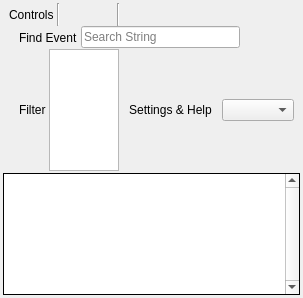
<?xml version="1.0" encoding="UTF-8"?>
<ui version="4.0">
 <class>EventBrowser</class>
 <widget class="QFrame" name="EventBrowser">
  <property name="geometry">
   <rect>
    <x>0</x>
    <y>0</y>
    <width>281</width>
    <height>298</height>
   </rect>
  </property>
  <property name="windowTitle">
   <string>Event Browser</string>
  </property>
  <layout class="QVBoxLayout" name="verticalLayout">
   <property name="spacing">
    <number>0</number>
   </property>
   <property name="leftMargin">
    <number>3</number>
   </property>
   <property name="topMargin">
    <number>3</number>
   </property>
   <property name="rightMargin">
    <number>3</number>
   </property>
   <property name="bottomMargin">
    <number>3</number>
   </property>
   <item>
    <layout class="QHBoxLayout" name="horizontalLayout">
     <property name="spacing">
      <number>3</number>
     </property>
     <property name="sizeConstraint">
      <enum>QLayout::SetDefaultConstraint</enum>
     </property>
     <property name="leftMargin">
      <number>6</number>
     </property>
     <property name="rightMargin">
      <number>6</number>
     </property>
     <item>
      <widget class="QLabel" name="label">
       <property name="sizePolicy">
        <sizepolicy hsizetype="Minimum" vsizetype="Preferred">
         <horstretch>0</horstretch>
         <verstretch>0</verstretch>
        </sizepolicy>
       </property>
       <property name="text">
        <string>Controls</string>
       </property>
      </widget>
     </item>
     <item>
      <widget class="Line" name="line_2">
       <property name="orientation">
        <enum>Qt::Vertical</enum>
       </property>
      </widget>
     </item>
     <item>
      <widget class="QToolButton" name="stepPrev">
       <property name="toolTip">
        <string>Go to Previous Action</string>
       </property>
       <property name="icon">
        <iconset resource="../Resources/resources.qrc">
         <normaloff>:/arrow_left.png</normaloff>:/arrow_left.png</iconset>
       </property>
       <property name="autoRaise">
        <bool>true</bool>
       </property>
      </widget>
     </item>
     <item>
      <widget class="QToolButton" name="stepNext">
       <property name="toolTip">
        <string>Go to Next Action</string>
       </property>
       <property name="icon">
        <iconset resource="../Resources/resources.qrc">
         <normaloff>:/arrow_right.png</normaloff>:/arrow_right.png</iconset>
       </property>
       <property name="autoRaise">
        <bool>true</bool>
       </property>
      </widget>
     </item>
     <item>
      <widget class="Line" name="line">
       <property name="orientation">
        <enum>Qt::Vertical</enum>
       </property>
      </widget>
     </item>
     <item>
      <widget class="QToolButton" name="find">
       <property name="toolTip">
        <string>Find event by string</string>
       </property>
       <property name="icon">
        <iconset resource="../Resources/resources.qrc">
         <normaloff>:/find.png</normaloff>:/find.png</iconset>
       </property>
       <property name="checkable">
        <bool>true</bool>
       </property>
       <property name="checked">
        <bool>false</bool>
       </property>
       <property name="autoRaise">
        <bool>true</bool>
       </property>
      </widget>
     </item>
     <item>
      <widget class="QToolButton" name="timeActions">
       <property name="toolTip">
        <string>Time durations for the actions</string>
       </property>
       <property name="text">
        <string/>
       </property>
       <property name="icon">
        <iconset resource="../Resources/resources.qrc">
         <normaloff>:/time.png</normaloff>:/time.png</iconset>
       </property>
       <property name="autoRaise">
        <bool>true</bool>
       </property>
      </widget>
     </item>
     <item>
      <widget class="QToolButton" name="colSelect">
       <property name="toolTip">
        <string>Select visible columns</string>
       </property>
       <property name="icon">
        <iconset resource="../Resources/resources.qrc">
         <normaloff>:/timeline_marker.png</normaloff>:/timeline_marker.png</iconset>
       </property>
       <property name="autoRaise">
        <bool>true</bool>
       </property>
      </widget>
     </item>
     <item>
      <widget class="QToolButton" name="bookmark">
       <property name="toolTip">
        <string>Toggle Bookmark</string>
       </property>
       <property name="text">
        <string/>
       </property>
       <property name="icon">
        <iconset resource="../Resources/resources.qrc">
         <normaloff>:/asterisk_orange.png</normaloff>:/asterisk_orange.png</iconset>
       </property>
       <property name="autoRaise">
        <bool>true</bool>
       </property>
      </widget>
     </item>
     <item>
      <widget class="QToolButton" name="exportActions">
       <property name="toolTip">
        <string>Export the list of events to disk</string>
       </property>
       <property name="icon">
        <iconset resource="../Resources/resources.qrc">
         <normaloff>:/save.png</normaloff>:/save.png</iconset>
       </property>
       <property name="autoRaise">
        <bool>true</bool>
       </property>
      </widget>
     </item>
     <item>
      <widget class="QToolButton" name="extensions">
       <property name="icon">
        <iconset resource="../Resources/resources.qrc">
         <normaloff>:/plugin.png</normaloff>:/plugin.png</iconset>
       </property>
       <property name="autoRaise">
        <bool>true</bool>
       </property>
      </widget>
     </item>
     <item>
      <spacer name="horizontalSpacer">
       <property name="orientation">
        <enum>Qt::Horizontal</enum>
       </property>
       <property name="sizeHint" stdset="0">
        <size>
         <width>40</width>
         <height>20</height>
        </size>
       </property>
      </spacer>
     </item>
    </layout>
   </item>
   <item>
    <widget class="QWidget" name="findStrip" native="true">
     <layout class="QHBoxLayout" name="horizontalLayout_5">
      <property name="spacing">
       <number>3</number>
      </property>
      <property name="leftMargin">
       <number>6</number>
      </property>
      <property name="topMargin">
       <number>0</number>
      </property>
      <property name="rightMargin">
       <number>6</number>
      </property>
      <property name="bottomMargin">
       <number>0</number>
      </property>
      <item>
       <widget class="QLabel" name="label_4">
        <property name="text">
         <string/>
        </property>
        <property name="pixmap">
         <pixmap resource="../Resources/resources.qrc">:/find.png</pixmap>
        </property>
       </widget>
      </item>
      <item>
       <widget class="QLabel" name="label_5">
        <property name="text">
         <string>Find Event</string>
        </property>
        <property name="textFormat">
         <enum>Qt::PlainText</enum>
        </property>
        <property name="alignment">
         <set>Qt::AlignLeading|Qt::AlignLeft|Qt::AlignVCenter</set>
        </property>
        <property name="margin">
         <number>0</number>
        </property>
       </widget>
      </item>
      <item>
       <widget class="RDLineEdit" name="findEvent">
        <property name="minimumSize">
         <size>
          <width>0</width>
          <height>20</height>
         </size>
        </property>
        <property name="placeholderText">
         <string>Search String</string>
        </property>
        <property name="clearButtonEnabled">
         <bool>true</bool>
        </property>
       </widget>
      </item>
      <item>
       <widget class="QToolButton" name="findPrev">
        <property name="text">
         <string/>
        </property>
        <property name="icon">
         <iconset resource="../Resources/resources.qrc">
          <normaloff>:/arrow_left.png</normaloff>:/arrow_left.png</iconset>
        </property>
        <property name="autoRaise">
         <bool>true</bool>
        </property>
       </widget>
      </item>
      <item>
       <widget class="QToolButton" name="findNext">
        <property name="text">
         <string/>
        </property>
        <property name="icon">
         <iconset resource="../Resources/resources.qrc">
          <normaloff>:/arrow_right.png</normaloff>:/arrow_right.png</iconset>
        </property>
        <property name="autoRaise">
         <bool>true</bool>
        </property>
       </widget>
      </item>
     </layout>
    </widget>
   </item>
   <item>
    <widget class="QWidget" name="filterStrip" native="true">
     <layout class="QHBoxLayout" name="horizontalLayout_7">
      <property name="spacing">
       <number>3</number>
      </property>
      <property name="leftMargin">
       <number>6</number>
      </property>
      <property name="topMargin">
       <number>0</number>
      </property>
      <property name="rightMargin">
       <number>6</number>
      </property>
      <property name="bottomMargin">
       <number>2</number>
      </property>
      <item>
       <widget class="QLabel" name="label_6">
        <property name="text">
         <string/>
        </property>
        <property name="pixmap">
         <pixmap resource="../Resources/resources.qrc">:/filter.png</pixmap>
        </property>
       </widget>
      </item>
      <item>
       <widget class="QLabel" name="label_7">
        <property name="text">
         <string>Filter</string>
        </property>
        <property name="textFormat">
         <enum>Qt::PlainText</enum>
        </property>
        <property name="alignment">
         <set>Qt::AlignLeading|Qt::AlignLeft|Qt::AlignVCenter</set>
        </property>
        <property name="margin">
         <number>0</number>
        </property>
       </widget>
      </item>
      <item>
       <widget class="RDTextEdit" name="filterExpression">
        <property name="minimumSize">
         <size>
          <width>0</width>
          <height>20</height>
         </size>
        </property>
       </widget>
      </item>
      <item>
       <widget class="QToolButton" name="filterSettings">
        <property name="toolTip">
         <string>Configuration and help for filter expressions</string>
        </property>
        <property name="text">
         <string>Settings &amp;&amp; Help</string>
        </property>
        <property name="icon">
         <iconset resource="../Resources/resources.qrc">
          <normaloff>:/cog.png</normaloff>:/cog.png</iconset>
        </property>
        <property name="toolButtonStyle">
         <enum>Qt::ToolButtonTextBesideIcon</enum>
        </property>
        <property name="autoRaise">
         <bool>true</bool>
        </property>
       </widget>
      </item>
      <item>
       <widget class="QComboBox" name="contextSpinner">
        <property name="minimumSize">
         <size>
          <width>0</width>
          <height>20</height>
         </size>
        </property>
        <property name="toolTip">
         <string>Filter by GL Context</string>
        </property>
        <property name="sizeAdjustPolicy">
         <enum>QComboBox::AdjustToContents</enum>
        </property>
       </widget>
      </item>
     </layout>
    </widget>
   </item>
   <item>
    <widget class="QWidget" name="breadcrumbStrip" native="true"/>
   </item>
   <item>
    <widget class="QWidget" name="bookmarkStrip" native="true">
     <widget class="QWidget" name="bookmarkStripHeader" native="true">
      <property name="geometry">
       <rect>
        <x>0</x>
        <y>0</y>
        <width>82</width>
        <height>16</height>
       </rect>
      </property>
      <layout class="QHBoxLayout" name="horizontalLayout_6">
       <property name="leftMargin">
        <number>0</number>
       </property>
       <property name="topMargin">
        <number>0</number>
       </property>
       <property name="rightMargin">
        <number>0</number>
       </property>
       <property name="bottomMargin">
        <number>0</number>
       </property>
       <item>
        <widget class="QLabel" name="bookmarkStripIcon">
         <property name="text">
          <string/>
         </property>
         <property name="pixmap">
          <pixmap resource="../Resources/resources.qrc">:/asterisk_orange.png</pixmap>
         </property>
        </widget>
       </item>
       <item>
        <widget class="QLabel" name="bookmarkStripLabel">
         <property name="sizePolicy">
          <sizepolicy hsizetype="Preferred" vsizetype="MinimumExpanding">
           <horstretch>0</horstretch>
           <verstretch>0</verstretch>
          </sizepolicy>
         </property>
         <property name="text">
          <string>Bookmarks</string>
         </property>
         <property name="textFormat">
          <enum>Qt::PlainText</enum>
         </property>
         <property name="alignment">
          <set>Qt::AlignLeading|Qt::AlignLeft|Qt::AlignVCenter</set>
         </property>
         <property name="margin">
          <number>0</number>
         </property>
        </widget>
       </item>
       <item>
        <widget class="Line" name="bookmarkStripLine">
         <property name="orientation">
          <enum>Qt::Vertical</enum>
         </property>
        </widget>
       </item>
      </layout>
     </widget>
    </widget>
   </item>
   <item>
    <widget class="RDTreeView" name="events">
     <property name="frameShape">
      <enum>QFrame::Box</enum>
     </property>
     <property name="frameShadow">
      <enum>QFrame::Plain</enum>
     </property>
     <property name="midLineWidth">
      <number>1</number>
     </property>
     <property name="verticalScrollBarPolicy">
      <enum>Qt::ScrollBarAlwaysOn</enum>
     </property>
     <property name="editTriggers">
      <set>QAbstractItemView::NoEditTriggers</set>
     </property>
     <property name="indentation">
      <number>12</number>
     </property>
     <property name="rootIsDecorated">
      <bool>true</bool>
     </property>
     <property name="uniformRowHeights">
      <bool>true</bool>
     </property>
     <property name="allColumnsShowFocus">
      <bool>true</bool>
     </property>
     <property name="headerHidden">
      <bool>false</bool>
     </property>
     <attribute name="headerCascadingSectionResizes">
      <bool>false</bool>
     </attribute>
     <attribute name="headerStretchLastSection">
      <bool>false</bool>
     </attribute>
    </widget>
   </item>
  </layout>
 </widget>
 <customwidgets>
  <customwidget>
   <class>RDLineEdit</class>
   <extends>QLineEdit</extends>
   <header>Widgets/Extended/RDLineEdit.h</header>
  </customwidget>
  <customwidget>
   <class>RDTreeView</class>
   <extends>QTreeView</extends>
   <header>Widgets/Extended/RDTreeView.h</header>
  </customwidget>
  <customwidget>
   <class>RDTextEdit</class>
   <extends>QTextEdit</extends>
   <header>Widgets/Extended/RDTextEdit.h</header>
  </customwidget>
 </customwidgets>
 <resources>
  <include location="../Resources/resources.qrc"/>
 </resources>
 <connections/>
</ui>
